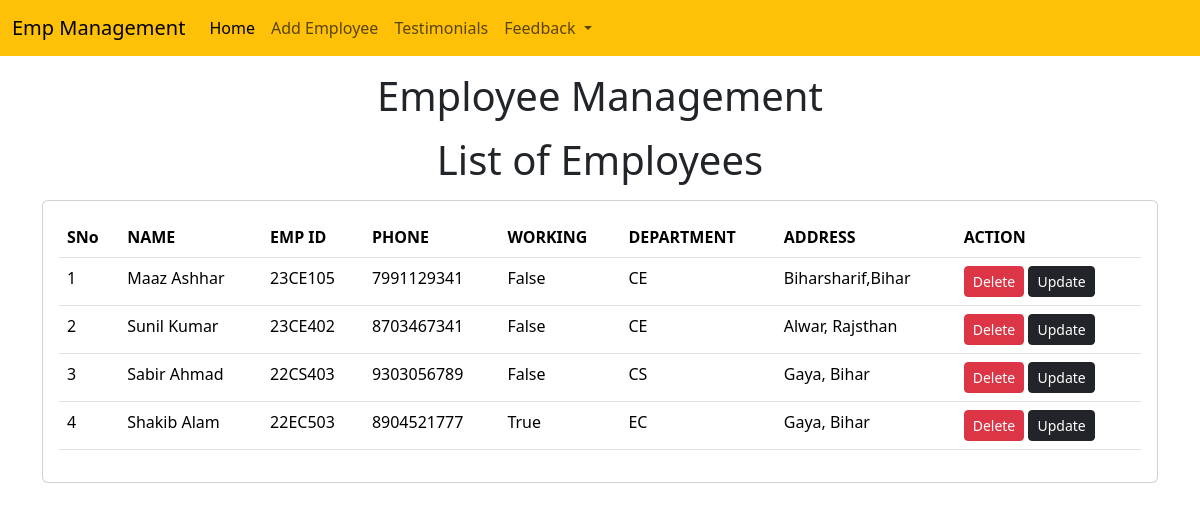
The page /emp/home/ on the database its author committed.
### emp/models.py (models this page shows, shortened)
class Emp(models.Model):
    name=models.CharField(max_length=200)
    emp_id=models.CharField(max_length=200)
    phone=models.CharField(max_length=10)
    address=models.CharField(max_length=150)
    working=models.BooleanField(default=True)
    department=models.CharField(max_length=50)

### emp/views.py (the view)
# urls.py: path("home/",emp_home),
def emp_home(request):
    emps=Emp.objects.all()
    return render(request,"emp/home.html",{
        'emps':emps
    })

### templates/emp/home.html (shortened to what this page needs)
<!doctype html>
<html lang="en">
  <head>
    <link href="https://cdn.jsdelivr.net/npm/bootstrap@5.3.1/dist/css/bootstrap.min.css" rel="stylesheet">
  </head>
  <body>
    {% include 'emp/navbar.html' %}
    <h1 class="text-center my-3">Employee Management</h1>
    <h1 class="text-center my-3">List of Employees</h1>
    <div class="container">
      <div class="row">
        <div class="col-md-12">
          <div class="card">
            <div class="card-body">
              <table class="table">
                <thead>
                  <tr>
                    <th scope="col">SNo</th>
                    <th scope="col">NAME</th>
                    <th scope="col">EMP ID</th>
                    <th scope="col">PHONE</th>
                    <th scope="col">WORKING</th>
                    <th scope="col">DEPARTMENT</th>
                    <th scope="col">ADDRESS</th>
                    <th scope="col">ACTION</th>
                  </tr>
                </thead>
                <tbody>
                  {% for e in emps %}
                  <tr>
                    <td>{{forloop.counter}}</td>
                    <td>{{e.name}}</td>
                    <td>{{e.emp_id}}</td>
                    <td>{{e.phone}}</td>
                    <td>{{e.working}}</td>
                    <td>{{e.department}}</td>
                    <td>{{e.address}}</td>
                    <td>
                      <a href="/emp/delete-emp/{{e.id}}" class="btn btn-danger btn-sm">Delete</a>
                      <a href="/emp/update-emp/{{e.id}}" class="btn btn-dark btn-sm">Update</a>
                    </td>
                  </tr>
                  {% endfor %}
                </tbody>
              </table>
            </div>
          </div>
        </div>
      </div>
    </div>
  </body>
</html>

### rows shown on the page
Emp: name "Maaz Ashhar", emp_id "23CE105", phone "7991129341", working "False", department "CE", address "Biharsharif,Bihar"
Emp: name "Sunil Kumar", emp_id "23CE402", phone "8703467341", working "False", department "CE", address "Alwar, Rajsthan"
Emp: name "Sabir Ahmad", emp_id "22CS403", phone "9303056789", working "False", department "CS", address "Gaya, Bihar"
Emp: name "Shakib Alam", emp_id "22EC503", phone "8904521777", working "True", department "EC", address "Gaya, Bihar"
